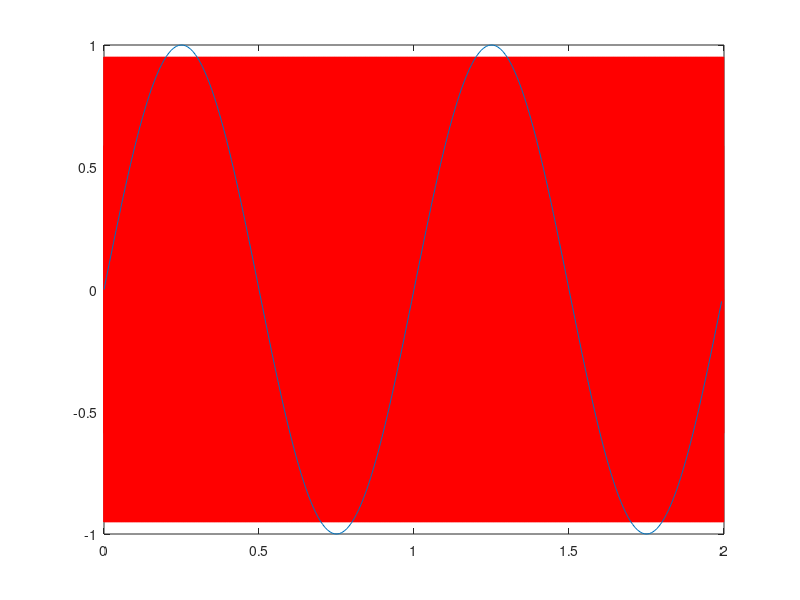

The MATLAB script that drew this image:
1; clf;

#Ejercicio 4  #Discretizacion de la funcion Seno de 5 Hz.

function discretiza_seno(A, f, phi, t0, tn, fm)
  x = t0:1/fm:tn-1/fm;
  y = A*sin(f*x*2*pi + phi);#Se elimina el 2pi porque se pasa a Radianes, que es el argumento del seno
  clear plot
  figure(1)
  z = t0:0.0001:tn-0.001;
  plot(z,A*sin(f*z*2*pi + phi),'r')
  hold on 
  plot(x,y)
  pause
endfunction

#Indique la frecuencia de muestreo deseada en Hertz
f_muestreo = 129;
discretiza_seno(1,4000,0,0,2,f_muestreo)

#Estimación de la Frecuencia de la señal muestreada:
# Gráficamente podemos observar que la señal posee 2 repeticiones en los dos segundos de duración, lo cual implica una frecuencia de 1 Hz.
# En el caso de algo más complicado, se podría hacer un algoritmo que cuente los cambios de pendiente durante el período de muestreo y así calcular la frecuencia.

#Análisis y Conclusiones:
# La señal a muestrear tiene una elevada frecuencia respecto a la frecuencia de muestreo. Es por ello que se pierde muchísima información sobre la señal
# original, y de ahí que la frecuencia de la muestra, poco tiene que ver con la original.

# POORQUE 129 Hz DA UNA SEÑAL TAN COHERENTE?